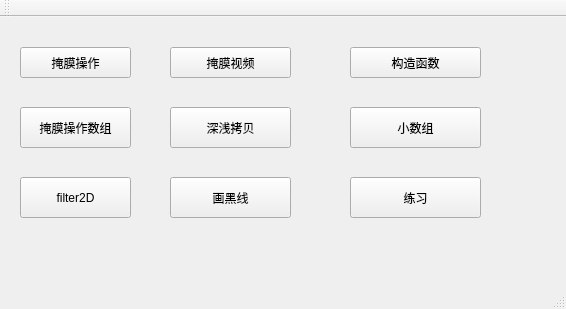
<?xml version="1.0" encoding="UTF-8"?>
<ui version="4.0">
 <class>MainWindow</class>
 <widget class="QMainWindow" name="MainWindow">
  <property name="geometry">
   <rect>
    <x>0</x>
    <y>0</y>
    <width>566</width>
    <height>309</height>
   </rect>
  </property>
  <property name="windowTitle">
   <string>MainWindow</string>
  </property>
  <widget class="QWidget" name="centralWidget">
   <widget class="QPushButton" name="pushButton_ke">
    <property name="geometry">
     <rect>
      <x>20</x>
      <y>30</y>
      <width>111</width>
      <height>31</height>
     </rect>
    </property>
    <property name="text">
     <string>掩膜操作</string>
    </property>
   </widget>
   <widget class="QPushButton" name="pushButton_arr">
    <property name="geometry">
     <rect>
      <x>20</x>
      <y>90</y>
      <width>111</width>
      <height>41</height>
     </rect>
    </property>
    <property name="text">
     <string>掩膜操作数组</string>
    </property>
   </widget>
   <widget class="QPushButton" name="pushButton_2d">
    <property name="geometry">
     <rect>
      <x>20</x>
      <y>160</y>
      <width>111</width>
      <height>41</height>
     </rect>
    </property>
    <property name="text">
     <string>filter2D</string>
    </property>
   </widget>
   <widget class="QPushButton" name="pushButton_video">
    <property name="geometry">
     <rect>
      <x>170</x>
      <y>30</y>
      <width>121</width>
      <height>31</height>
     </rect>
    </property>
    <property name="text">
     <string>掩膜视频</string>
    </property>
   </widget>
   <widget class="QPushButton" name="pushButton_copy">
    <property name="geometry">
     <rect>
      <x>170</x>
      <y>90</y>
      <width>121</width>
      <height>41</height>
     </rect>
    </property>
    <property name="text">
     <string>深浅拷贝</string>
    </property>
   </widget>
   <widget class="QPushButton" name="pushButton_line">
    <property name="geometry">
     <rect>
      <x>170</x>
      <y>160</y>
      <width>121</width>
      <height>41</height>
     </rect>
    </property>
    <property name="text">
     <string>画黑线</string>
    </property>
   </widget>
   <widget class="QPushButton" name="pushButton_scalar">
    <property name="geometry">
     <rect>
      <x>350</x>
      <y>30</y>
      <width>131</width>
      <height>31</height>
     </rect>
    </property>
    <property name="text">
     <string>构造函数</string>
    </property>
   </widget>
   <widget class="QPushButton" name="pushButton_array">
    <property name="geometry">
     <rect>
      <x>350</x>
      <y>90</y>
      <width>131</width>
      <height>41</height>
     </rect>
    </property>
    <property name="text">
     <string>小数组</string>
    </property>
   </widget>
   <widget class="QPushButton" name="pushButton_test">
    <property name="geometry">
     <rect>
      <x>350</x>
      <y>160</y>
      <width>131</width>
      <height>41</height>
     </rect>
    </property>
    <property name="text">
     <string>练习</string>
    </property>
   </widget>
  </widget>
  <widget class="QMenuBar" name="menuBar">
   <property name="geometry">
    <rect>
     <x>0</x>
     <y>0</y>
     <width>566</width>
     <height>23</height>
    </rect>
   </property>
  </widget>
  <widget class="QToolBar" name="mainToolBar">
   <attribute name="toolBarArea">
    <enum>TopToolBarArea</enum>
   </attribute>
   <attribute name="toolBarBreak">
    <bool>false</bool>
   </attribute>
  </widget>
  <widget class="QStatusBar" name="statusBar"/>
 </widget>
 <layoutdefault spacing="6" margin="11"/>
 <resources/>
 <connections/>
</ui>
